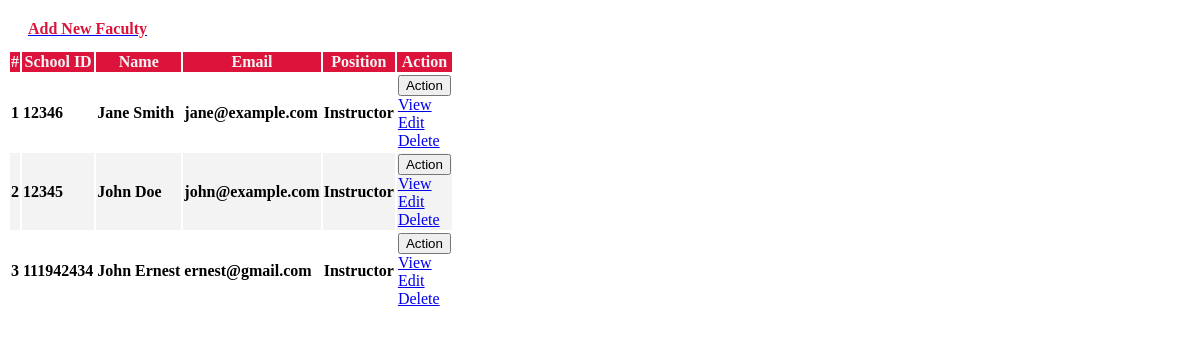
Page /admin/faculty_list.php on the committed database.
### tables this page shows
CREATE TABLE `faculty_list` (
  `id` int(30) NOT NULL,
  `school_id` varchar(100) NOT NULL,
  `firstname` varchar(200) NOT NULL,
  `lastname` varchar(200) NOT NULL,
  `email` varchar(200) NOT NULL,
  `password` text NOT NULL,
  `avatar` text NOT NULL DEFAULT '\'\\\'\\\\\\\'\\\\\\\\\\\\\\\'no-image-available.png\\\\\\\\\\\\\\\'\\\\\\\'\\\'\'',
  `date_created` datetime NOT NULL DEFAULT current_timestamp(),
  `position` varchar(10) NOT NULL
);

### admin/faculty_list.php (the view, shortened to what this page needs)
<?php include'db_connect.php' ?>
<div class="col-lg-12">
    <div class="card card-outline card-success">
        <div class="card-header">
            <div class="card-tools">
                <a class="btn btn-block btn-sm btn-default btn-flat border-primary" href="./index.php?page=new_faculty"><i class="fa fa-plus"></i> <span style="color: #dc143c; font-weight: bold;">Add New Faculty</span></a>
            </div>
        </div>
        <div class="card-body">
        <table class="table tabe-hover table-bordered styled-table" id="list">
                <thead>
                    <tr>
                        <th class="text-center">#</th>
                        <th>School ID</th>
                        <th>Name</th>
                        <th>Email</th>
                        <th>Position</th>
                        <th>Action</th>
                    </tr>
                </thead>
                <tbody>
                    <?php
                    $i = 1;
                    $qry = $conn->query("SELECT *, concat(firstname, ' ', lastname) as name FROM faculty_list ORDER BY concat(firstname, ' ', lastname) ASC");
                    while ($row = $qry->fetch_assoc()):
                    ?>
                    <tr>
                        <th class="text-center"><?php echo $i++ ?></th>
                        <td><b><?php echo $row['school_id'] ?></b></td>
                        <td><b><?php echo ucwords($row['name']) ?></b></td>
                        <td><b><?php echo $row['email'] ?></b></td>
                        <td><b><?php echo $row['position'] ?></b></td>
                        <td class="text-center">
                            <button type="button" class="btn btn-default btn-sm btn-flat border-info wave-effect text-info dropdown-toggle" data-toggle="dropdown" aria-expanded="true">
                                Action
                            </button>
                            <div class="dropdown-menu" style="">
                                <a class="dropdown-item view_faculty" href="javascript:void(0)" data-id="<?php echo $row['id'] ?>">View</a>
                                <a class="dropdown-item" href="./index.php?page=edit_faculty&id=<?php echo $row['id'] ?>">Edit</a>
                                <a class="dropdown-item delete_faculty" href="javascript:void(0)" data-id="<?php echo $row['id'] ?>">Delete</a>
                            </div>
                        </td>
                    </tr>
                    <?php endwhile; ?>
                </tbody>
            </table>
        </div>
    </div>
</div>

### admin/faculty_list.php (style rules this page uses)
.styled-table tbody tr { border-bottom: 1px solid #dddddd; }
.styled-table tbody tr:nth-of-type(even) { background-color: #f3f3f3; }
.styled-table tbody tr:last-of-type { border-bottom: 2px solid #009879; }
thead th { background-color: #dc143c; color: #f3f3f3; font-weight: bold; }
.card-success.card-outline { border-top: none; }
.card-header { background-color: transparent; border-bottom: none; padding: .75rem 1.25rem; position: relative; border-top-left-radius: .25rem; border-top-right-radius: .25rem; }

### rows in the picture
faculty_list: school "12346", name "Jane Smith", email "jane@example.com", position "Instructor"
faculty_list: school "12345", name "John Doe", email "john@example.com", position "Instructor"
faculty_list: school "111942434", name "John Ernest", email "ernest@gmail.com", position "Instructor"
